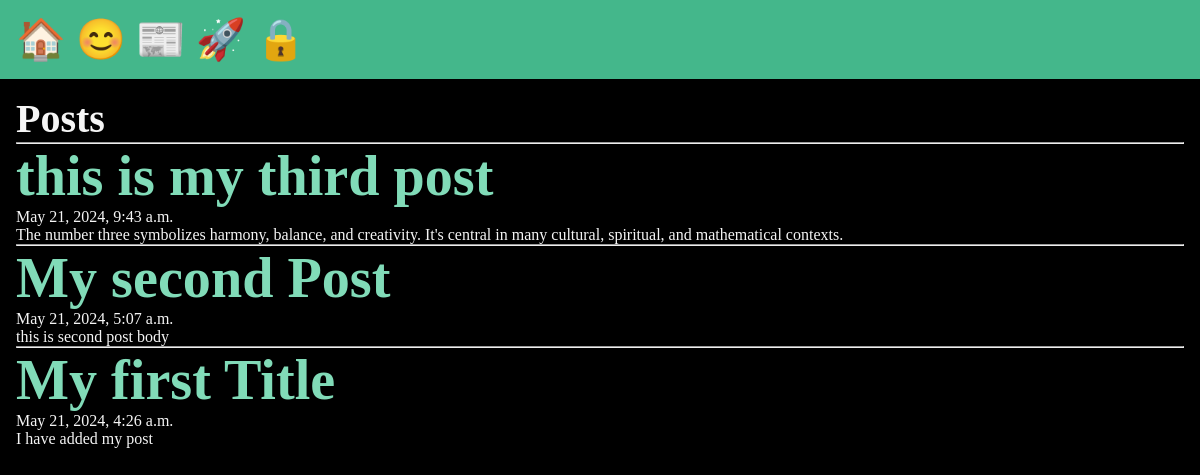
/posts/, run on the app's committed database.
### posts/models.py (models this page shows, shortened)
class Post(models.Model):
    title = models.CharField(max_length=75)
    body = models.TextField(null=True)
    slug = models.SlugField(null=True)
    date = models.DateTimeField(auto_now_add=True)
    banner = models.ImageField(default='default.jpg',blank=True)

### posts/views.py (the view)
# urls.py: path('',views.posts_list,name='list'),
def posts_list(request):
    posts = Post.objects.all().order_by('-date')
    context = {'posts': posts}
    return render(request, 'posts/posts_list.html',context)

### posts/templates/posts/posts_list.html (shortened to what this page needs)
{% extends 'layout.html' %}
{% block content %}
<div>
<h1>Posts </h1>
{% for post in posts %}
   <div>
    <hr>
    <h3>
      <a href="{% url 'posts:page' slug=post.slug %}">
         {{ post.title }}
      </a>
   </h3>
   <p> {{ post.date }} </p>
   <p> {{ post.body }} </p>
   </div>
   {% endfor %}
</div>
{% endblock  %}

### templates/layout.html (shortened to what this page needs)
<!DOCTYPE html>
{% load static %}
<html lang="en">
<head>
    <link rel="stylesheet" href="{% static 'css/style.css' %}">
</head>
<body>
    <nav>
    <a href="/">  <span role='image' aria-label="Home" title="Home">🏠</span></a>
    <a href="/about">  <span role='image' aria-label="About" title="About">😊</span> </a>
    <a href="{% url 'posts:list' %}"> <span role='image' aria-label="News" title="News"> 📰</span></a>
    <a href="{% url 'users:register' %}"> <span role='image' aria-label="User register" title="register"> 🚀</span></a>
    <a href="{% url 'users:login' %}"> <span role='image' aria-label="User login" title="login"> 🔒</span></a>
    </nav>
    <main>
        {% block content %}
        {% endblock %}
    </main>
</body>
</html>

### static/css/style.css (style rules this page uses)
* { margin: 0; padding: 0; box-sizing: border-box; }
body { min-height: 100vh; background-color: black; color: whitesmoke; font-size: 3rem; }
nav { padding: 1rem; background-color: #44B78B; color: white; font-size: 2.5rem; }
main { padding: 1rem; }
h1, h2 { font-size: 2.5rem; }
p { font-size: 1rem; }
a { text-decoration: none; color: #81dbb8; }

### data on the page
Post: title "this is my third post", date "May 21, 2024, 9:43 a.m.", body "The number three symbolizes harmony, balance, and creativity. It's central in many cultural, spiritual, and mathematical contexts."
Post: title "My second Post", date "May 21, 2024, 5:07 a.m.", body "this is second post body"
Post: title "My first Title", date "May 21, 2024, 4:26 a.m.", body "I have added my post"
